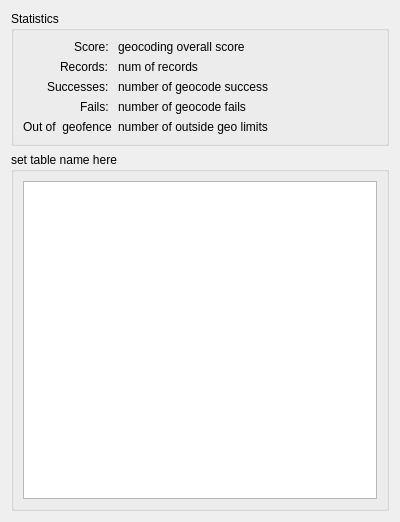
<?xml version="1.0" encoding="UTF-8"?>
<ui version="4.0">
 <class>Form</class>
 <widget class="QWidget" name="Form">
  <property name="geometry">
   <rect>
    <x>0</x>
    <y>0</y>
    <width>400</width>
    <height>522</height>
   </rect>
  </property>
  <property name="windowTitle">
   <string>Form</string>
  </property>
  <layout class="QVBoxLayout" name="verticalLayout">
   <item>
    <widget class="QGroupBox" name="statistics_gb">
     <property name="title">
      <string>Statistics</string>
     </property>
     <layout class="QVBoxLayout" name="verticalLayout_3">
      <item>
       <layout class="QFormLayout" name="formLayout">
        <property name="labelAlignment">
         <set>Qt::AlignRight|Qt::AlignTrailing|Qt::AlignVCenter</set>
        </property>
        <item row="1" column="0">
         <widget class="QLabel" name="label">
          <property name="text">
           <string>Records: </string>
          </property>
         </widget>
        </item>
        <item row="1" column="1">
         <widget class="QLabel" name="statistics_num_of_records">
          <property name="text">
           <string>num of records</string>
          </property>
         </widget>
        </item>
        <item row="2" column="0">
         <widget class="QLabel" name="label_2">
          <property name="text">
           <string>Successes: </string>
          </property>
         </widget>
        </item>
        <item row="2" column="1">
         <widget class="QLabel" name="statistics_num_of_success">
          <property name="text">
           <string>number of geocode success</string>
          </property>
         </widget>
        </item>
        <item row="3" column="0">
         <widget class="QLabel" name="label_3">
          <property name="text">
           <string>Fails: </string>
          </property>
         </widget>
        </item>
        <item row="3" column="1">
         <widget class="QLabel" name="statistics_num_of_fails">
          <property name="text">
           <string>number of geocode fails</string>
          </property>
         </widget>
        </item>
        <item row="4" column="0">
         <widget class="QLabel" name="label_4">
          <property name="text">
           <string>Out of  geofence</string>
          </property>
         </widget>
        </item>
        <item row="4" column="1">
         <widget class="QLabel" name="statistics_num_of_out_of_geofence">
          <property name="text">
           <string>number of outside geo limits</string>
          </property>
         </widget>
        </item>
        <item row="0" column="0">
         <widget class="QLabel" name="label_5">
          <property name="text">
           <string>Score: </string>
          </property>
         </widget>
        </item>
        <item row="0" column="1">
         <widget class="QLabel" name="statistics_geocode_score">
          <property name="text">
           <string>geocoding overall score</string>
          </property>
         </widget>
        </item>
       </layout>
      </item>
     </layout>
    </widget>
   </item>
   <item>
    <widget class="QGroupBox" name="geocodes_gb">
     <property name="title">
      <string>set table name here</string>
     </property>
     <layout class="QVBoxLayout" name="verticalLayout_2">
      <item>
       <widget class="QTableView" name="geocodes_tv"/>
      </item>
     </layout>
    </widget>
   </item>
  </layout>
 </widget>
 <resources/>
 <connections/>
</ui>
